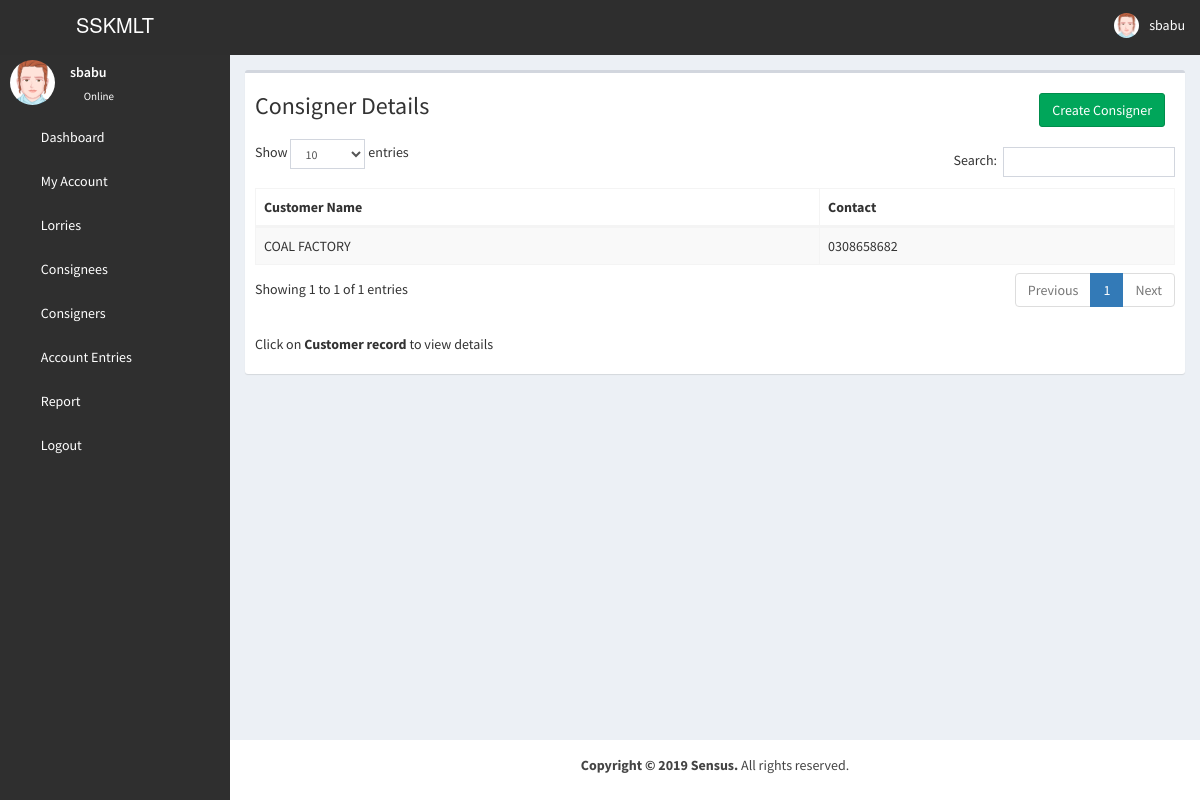
Screenshot of /consigners/ (signed in) with the database file from the repository.
### authentication/models.py (models this page shows)
class Profile(AbstractBaseUser):
    username = models.CharField(max_length = 100, unique = True)
    first_name = models.CharField(max_length = 30, blank = True)
    last_name = models.CharField(max_length = 30, blank = True)
    password = models.CharField(max_length=128)
    email = models.EmailField()
    is_superuser = models.BooleanField(default = False)
    objects = UserManager()
    USERNAME_FIELD = 'username'
    REQUIRED_FIELDS = ['email']

class CustomerConsigner(models.Model):
    customer_name = models.CharField(max_length=40,help_text='Customer name')
    contact = models.CharField(max_length=40,help_text="contact")
    address = models.CharField(max_length=100,help_text="address")

### authentication/views.py (the view)
# urls.py: url(r'^consigners/',consigners),
def consigners(request):
    customers = CustomerConsigner.objects.all()
    return render(request,'consigners.html',{'customers':customers})

### templates/consigners.html (shortened to what this page needs)
{% extends "base.html" %}
{% load static %}
{% block content %}
    <div class="content-wrapper">
    <section class="content">
      <div class="row">
        <div class="col-xs-12">
            <div class="box">
              <div><h3 style="padding-left: 10px;display: inline-block;">Consigner Details</h3>
                  <div style="display: inline-flex; margin: 20px" class="pull-right">
                  <button type="button" class="btn btn-block btn-success" style="margin-left: 10px"><a href="/create_consigner/">Create Consigner</a></button>
                </div>
                  </div>
            <div class='box-body'>
                <table class="table table-bordered table-striped" id="lorrytable">
                        <thead>
                        <tr>
                            <th>Customer Name</th>
                            <th>Contact</th>
                        </tr>
                    </thead>
                   <tbody>
                     {% for customer in customers %}
                            <tr class='clickable-row' data-href='/create_consigner/{{ customer.id }}/'>
                                <td>{{ customer.customer_name }}</td>
                                <td>{{ customer.contact }}</td>
                            </tr>
                        {% endfor %}
                   </tbody>
                   </table>
            </div>
            <div style="padding: 10px;"><p style="display: inline-block;">Click on <b>Customer record</b> to view details</p></div>
            </div>
          </div>
        </div>
        </div>
      </div>
    {% endblock %}

### templates/header.html (shortened to what this page needs)
{% load static %}
<header class="main-header">
    <a href="dashboard.html" class="logo" style="background-color: #2e2e2e;">
      <span class="logo-lg">SSKMLT</span>
    </a>
    <nav class="navbar navbar-static-top">
      <a href="#" class="sidebar-toggle" data-toggle="push-menu" role="button">
      </a>
      <div class="navbar-custom-menu">
        <ul class="nav navbar-nav">
          <li class="dropdown user user-menu">
            <a href="#" class="dropdown-toggle" data-toggle="dropdown">
              <img src="{% static "images/avatar2.png" %}"  class="user-image" alt="User Image">
              <span class="hidden-xs">{{request.user.username}}</span>
            </a>
          </li>
        </ul>
      </div>
    </nav>
  </header>

### templates/menu.html
{% load static %}
<aside class="main-sidebar custom-color">
    <section class="sidebar">
      <div class="user-panel">
        <div class="pull-left image">
          <img src="{% static "images/avatar2.png" %}" class="img-circle" alt="User Image">
        </div>
        <div class="pull-left info">
          <p>{{request.user.username}}</p>
          <a href="#"><i class="fa fa-circle text-success"></i> Online</a>
        </div>
      </div>
      <ul class="sidebar-menu tree" data-widget="tree">
  <li><a href="/dashboard/"><i class="fa fa-dashboard"></i> <span>Dashboard</span></a></li>
    <li><a href="/account/"><i class="fa fa-gear"></i> <span>My Account</span></a></li>
    <li><a href="/lorries/"><i class="fa fa-gear"></i> <span>Lorries</span></a></li>
    <li><a href="/consignees/"><i class="fa fa-gear"></i> <span>Consignees</span></a></li>
    <li><a href="/consigners/"><i class="fa fa-gear"></i> <span>Consigners</span></a></li>
    <li><a href="/entries/"><i class="fa fa-gear"></i> <span>Account Entries</span></a></li>
    <li><a href="/report/"><i class="fa fa-gear"></i> <span>Report</span></a></li>
        <li><a href="/logout/"><i class="fa fa-sign-out"></i> <span>Logout</span></a></li>
      </ul>
    </section>
  </aside>

### rows the page displays
Profile: user.username "sbabu"
CustomerConsigner: customer_name "COAL FACTORY", contact "0308658682"
